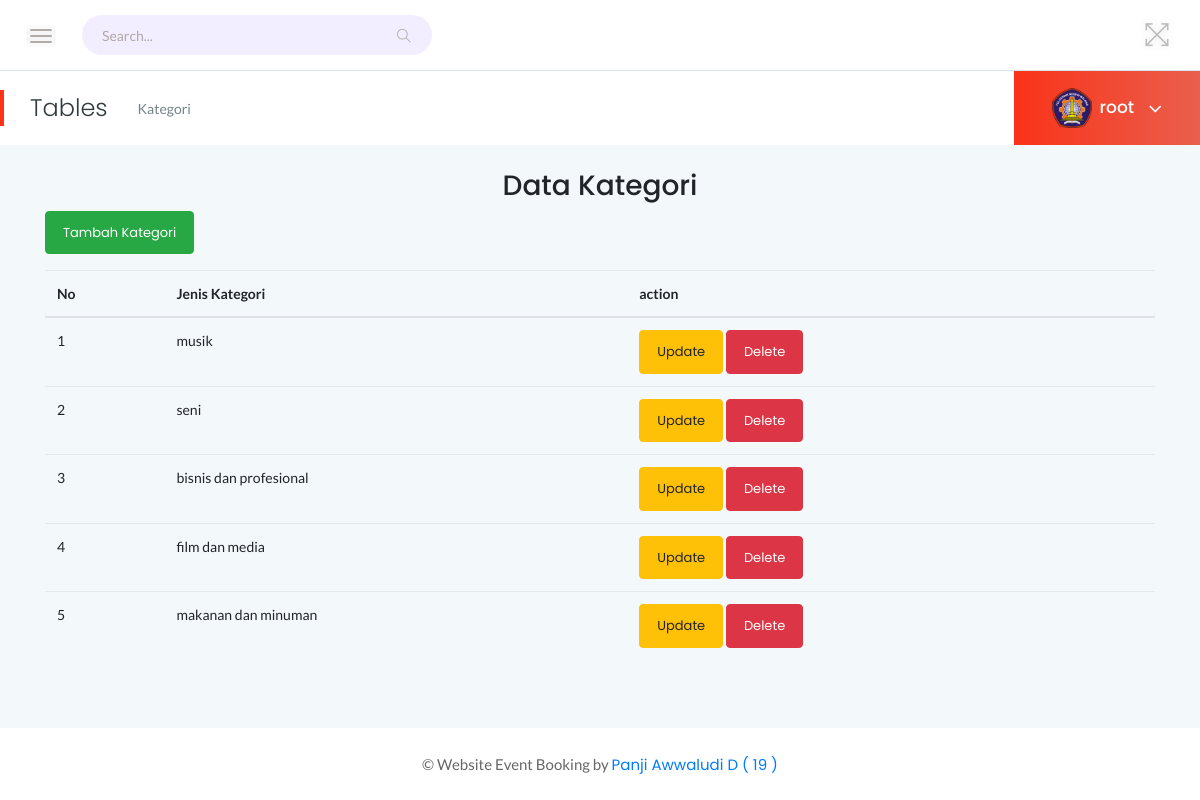
Page /admin/kategoriAdmin.php (signed in) on the committed database.
### tables this page shows
CREATE TABLE `users` (
  `id_users` int(11) NOT NULL,
  `nama` varchar(255) DEFAULT NULL,
  `username` varchar(200) NOT NULL,
  `pass` varchar(255) DEFAULT NULL,
  `email` varchar(255) DEFAULT NULL,
  `gambar_profile` varchar(255) DEFAULT 'user.svg',
  `create_date` datetime DEFAULT NULL,
  `saldo` int(11) NOT NULL,
  `deleted` tinyint(1) NOT NULL,
  `idusers_level` int(11) NOT NULL
);

CREATE TABLE `kategori` (
  `id_kategori` int(11) NOT NULL,
  `jenis_kategori` varchar(50) DEFAULT NULL,
  `deleted` tinyint(1) NOT NULL
);

### admin/kategoriAdmin.php (the view, shortened to what this page needs)
<?php
    include '../helper/koneksi.php';
?>
<!doctype html>
<html class="no-js" lang="en">
<head>
    <link rel="stylesheet" href="assets/css/bootstrap.min.css">
    <link rel="stylesheet" href="assets/css/font-awesome.min.css">
    <link rel="stylesheet" href="assets/css/themify-icons.css">
    <link rel="stylesheet" href="assets/css/metisMenu.css">
    <link rel="stylesheet" href="assets/css/owl.carousel.min.css">
    <link rel="stylesheet" href="assets/css/slicknav.min.css">
    <link rel="stylesheet" href="https://www.amcharts.com/lib/3/plugins/export/export.css" type="text/css" media="all" />
    <link rel="stylesheet" href="assets/css/typography.css">
    <link rel="stylesheet" href="assets/css/default-css.css">
    <link rel="stylesheet" href="assets/css/styles.css">
    <link rel="stylesheet" href="assets/css/responsive.css">
</head>
<body>
<?php include 'headerAdmin.php'?>
<div class="page-title-area">
                <div class="row align-items-center">
                    <div class="col-sm-6">
                        <div class="breadcrumbs-area clearfix">
                            <h4 class="page-title pull-left">Tables</h4>
                            <ul class="breadcrumbs pull-left">
                                <li><span>Kategori</span></li>
                            </ul>
                        </div>
                    </div>
                    <div class="col-sm-6 clearfix">
                        <div class="user-profile pull-right">
                            <?php
                                $user = $_SESSION['username'];
								$query = "SELECT gambar_profile,id_users FROM users WHERE username = '$user'";
								$result = mysqli_query($con, $query);
								if(mysqli_num_rows($result) == 1) {
									$username = mysqli_fetch_assoc($result);
							?>
									<img src="../gambar/profil/<?=$username['gambar_profile']?>" style="width:40px;" class="mr-2"/>
							<?php
								} else {
									echo "User tidak ditemukan";
								}
							?>
                            <h4 class="user-name dropdown-toggle" data-toggle="dropdown">
                            <?php
								echo $_SESSION['username'];
							?>
                            <i class="fa fa-angle-down"></i></h4>
                        </div>
                    </div>
                </div>
            </div>
            <div class="container">
                <h3 class="text-center mt-4">Data Kategori</h3>
                <a href="formAddKategori.php" class="btn btn-success mt-2 mb-3" enctype="multipart/form-data">Tambah Kategori</a>
                    <table id="barang" class="table table-stripped tex-center-mt-3" style="width:100%">
                        <thead>
                            <tr>
                                <th>No</th>
                                <th>Jenis Kategori</th>
                                <th>action</th>
                            </tr>
                        </thead>
                        <tbody>
                        <?php
                            $query = "SELECT * FROM kategori WHERE deleted = 0";
                            $result = mysqli_query($con, $query);
                            if (mysqli_num_rows($result) > 0){
                                $index = 1;
                                while($row = mysqli_fetch_assoc($result)){
                                    $id_kategori = $row["id_kategori"];
                                    echo "
                                    <tr>
                                    <td>" . $index++ . "</td>
                                    <td>" .$row["jenis_kategori"]. "</td>
                                    <td>
                                        <a href='formUpdateKategori.php?id=$id_kategori' class='btn btn-warning'>Update</a>
                                        <a href='../proses/admin/deleteKategori.php?id=$id_kategori' class='btn btn-danger'>Delete</a>
                                        </td>
                                    </tr>
                                 ";
                                }
                            }
                            ?>
                        </tbody>
                    </table>
            </div>
        </div>
        <footer>
            <div class="footer-area">
                <p>© Website Event Booking by <a href="https://github.com/PanjiAD" target="_blank"> Panji Awwaludi D ( 19 )</a></p>
            </div>
        </footer>
    </div>
</body>
</html>

### admin/assets/css/styles.css (style rules this page uses)
.page-title-area { padding: 0 30px; background: #fff; position: relative; }
.page-title-area:before { content: ''; position: absolute; left: 0; top: 50%; width: 4px; height: 36px; background-color: rgb(250, 51, 25); -webkit-transform: translateY(-50%); transform: translateY(-50%); }
.page-title { font-size: 24px; font-weight: 300; color: #313b3d; letter-spacing: 0; margin-right: 30px; }
ul.breadcrumbs { margin-top: 4px; }
.breadcrumbs li { display: inline-block; }
.breadcrumbs li a, .breadcrumbs li span { display: block; font-size: 14px; font-weight: 400; color: rgb(223, 83, 65); letter-spacing: 0; margin-right: 16px; position: relative; }
.breadcrumbs li span { margin-right: 0; color: #768387; text-transform: capitalize; }
.user-profile { margin-right: -30px; display: -webkit-box; display: -ms-flexbox; display: flex; -webkit-box-align: center; -ms-flex-align: center; align-items: center; -ms-flex-wrap: wrap; flex-wrap: wrap; background: -webkit-linear-gradient(left, rgb(250, 51, 25) 0%, rgb(233, 95, 77) 100%); background: linear-gradient(to right, rgb(250, 51, 25) 0%, rgb(233, 95, 77) 100%); padding: 17px 38px; position: relative; }
.user-name { font-size: 17px; font-weight: 500; color: #fff; letter-spacing: 0; cursor: pointer; -webkit-user-select: none; -moz-user-select: none; -ms-user-select: none; user-select: none; }
.user-name i { margin-left: 10px; font-size: 21px; vertical-align: middle; position: relative; }
.notification-area .dropdown-toggle, .user-name.dropdown-toggle { position: relative; }
.notification-area .dropdown-toggle:after, .user-name.dropdown-toggle:after { display: none; }
.footer-area { text-align: center; padding: 23px 0 19px; background: #fff; }
.footer-area p { color: #676666; margin-bottom: 0; }
.btn { padding: 11px 17px; font-size: 13px; letter-spacing: 0; }
table tr th { border-bottom: none; }
table tr th, table tr td { border-top: 1px solid rgba(120, 130, 140, 0.13) !important; }

### rows in the picture
users: gambar_profile (picture)
kategori: jenis_kategori "musik"
kategori: jenis_kategori "seni"
kategori: jenis_kategori "bisnis dan profesional"
kategori: jenis_kategori "film dan media"
kategori: jenis_kategori "makanan dan minuman"

### other values in the picture
$_SESSION['username'] "root"
